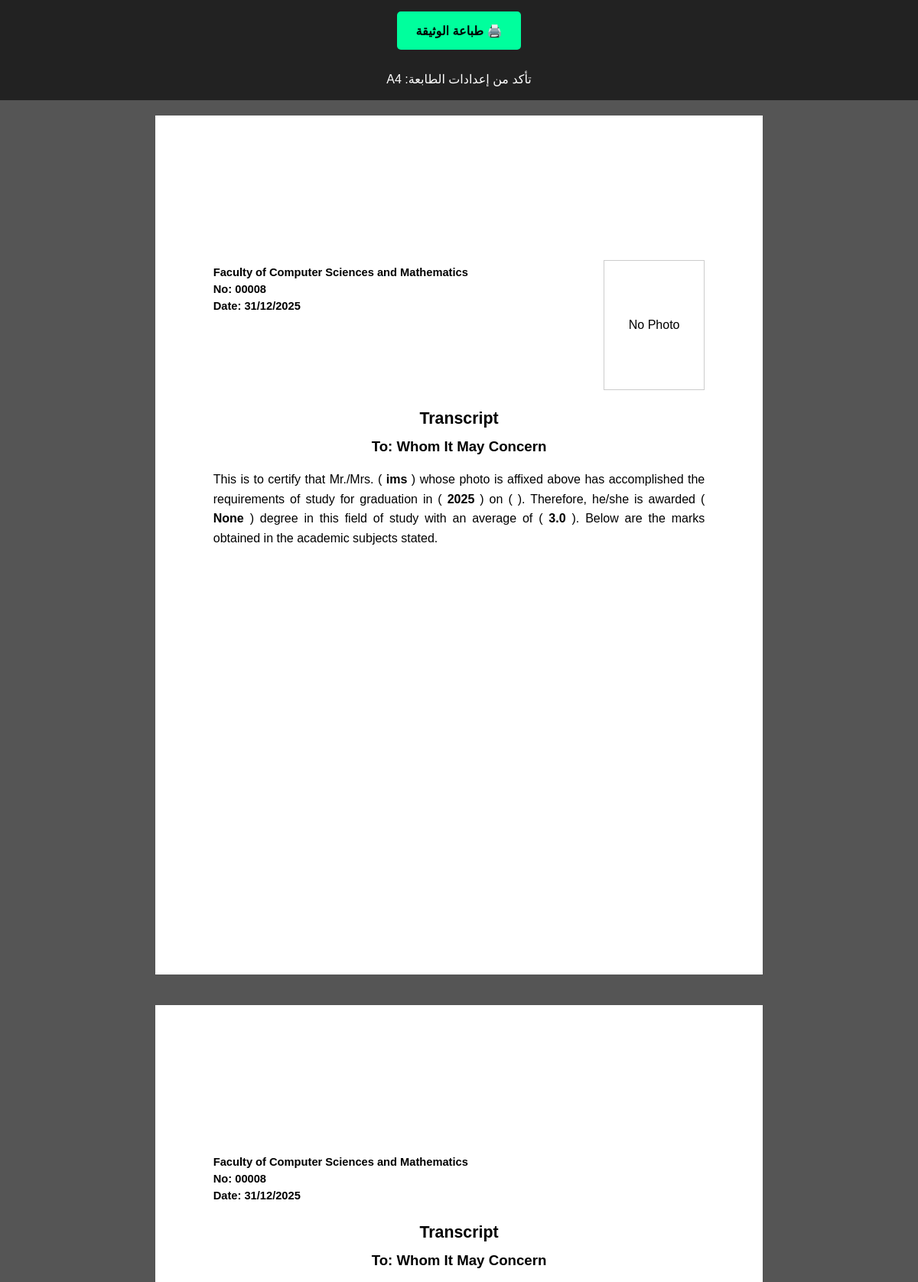
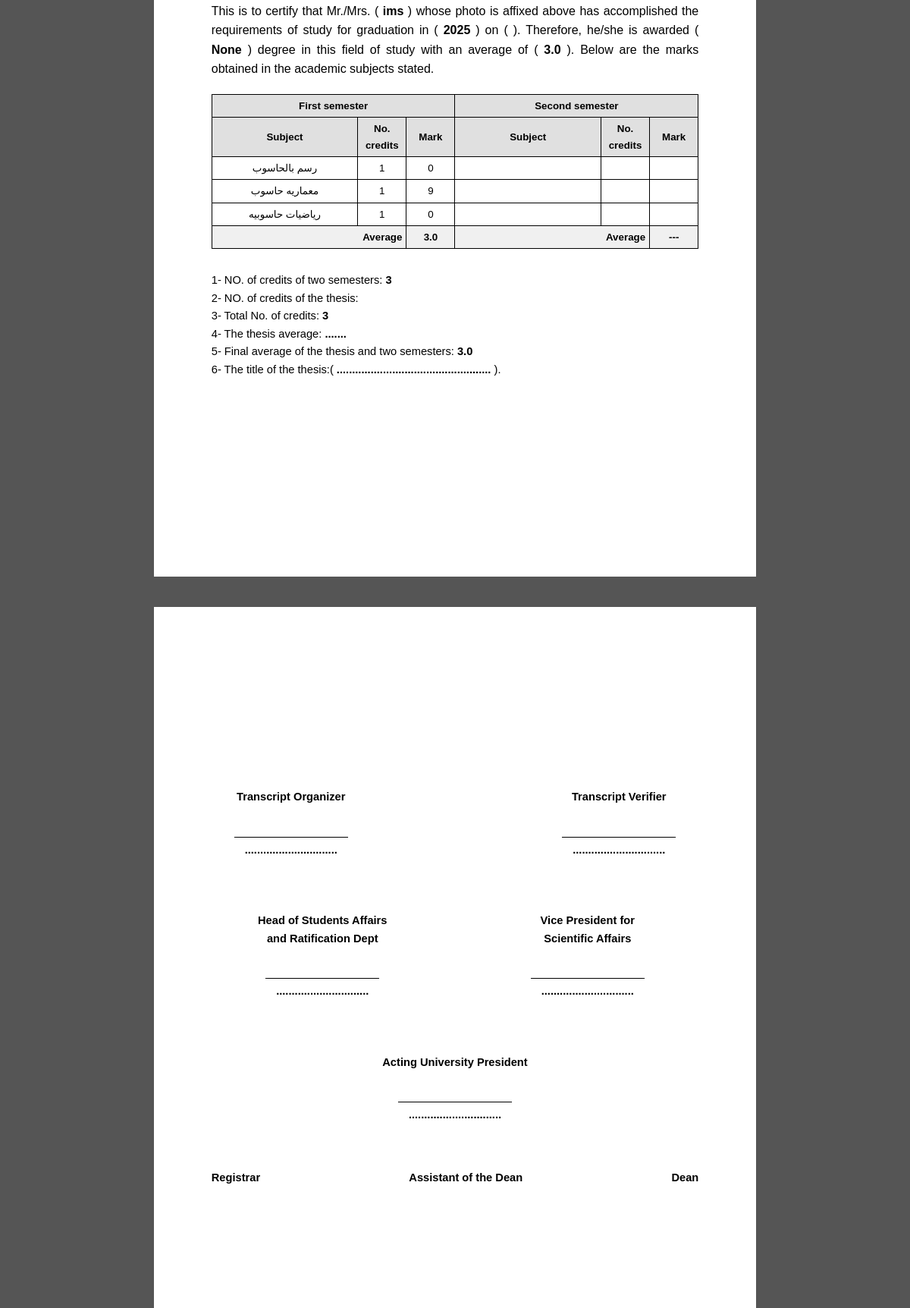
The page /admin/student/8/print_application (signed in, upper part) on the database its author committed (2 pictures, top to bottom).
### tables this page shows
CREATE TABLE students (
            id INTEGER PRIMARY KEY AUTOINCREMENT,
            full_name TEXT NOT NULL,
            student_id TEXT UNIQUE NOT NULL,
            email TEXT,
            phone TEXT,
            college TEXT,
            department TEXT,
            level TEXT,
            image_filename TEXT
        , study_type TEXT, password TEXT, full_name_en TEXT, department_en TEXT, level_en TEXT);

CREATE TABLE admission (
            student_id INTEGER PRIMARY KEY,
            type TEXT,
            year TEXT,
            avg TEXT,
            notes TEXT, graduation_date TEXT, doc_no TEXT, doc_date TEXT,
            FOREIGN KEY (student_id) REFERENCES students (id)
        );

CREATE TABLE courses (
            id INTEGER PRIMARY KEY AUTOINCREMENT,
            student_id INTEGER NOT NULL,
            course_name TEXT NOT NULL,
            semester TEXT,
            credits INTEGER, grade TEXT, coursework_total INTEGER, coursework_breakdown TEXT, final_exam INTEGER,
            FOREIGN KEY (student_id) REFERENCES students (id)
        );

### server.py (the view)
@app.route("/admin/student/<int:student_id>/print_application")
@login_required
def admin_student_print(student_id):
    conn = get_students_db()
    s = conn.execute("SELECT * FROM students WHERE id=?", (student_id,)).fetchone()
    a = conn.execute("SELECT * FROM admission WHERE student_id=?", (student_id,)).fetchone()
    c = conn.execute("SELECT * FROM courses WHERE student_id=?", (student_id,)).fetchall()
    r = conn.execute("SELECT * FROM research WHERE student_id=?", (student_id,)).fetchone()
    comp = conn.execute("SELECT * FROM competency WHERE student_id=?", (student_id,)).fetchone()
    p = conn.execute("SELECT * FROM plan WHERE student_id=?", (student_id,)).fetchone()
    conn.close()
    sum1, cnt1, sum2, cnt2, creds = 0,0,0,0,0
    for co in c:
        try:
            gr = float(co["grade"])
            creds += int(co["credits"])
            if 'أول' in co["semester"]: sum1, cnt1 = sum1+gr, cnt1+1
            elif 'ثاني' in co["semester"]: sum2, cnt2 = sum2+gr, cnt2+1
        except: pass
    return render_template("print_student.html", student=s, admission=a, courses=c, research=r, competency=comp, plan=p,
                           issue_date=datetime.datetime.now(),
                           transcript_number=str(s['id']).zfill(5),
                           avg_sem1=round(sum1/cnt1,2) if cnt1 else '---',
                           avg_sem2=round(sum2/cnt2,2) if cnt2 else '---',
                           course_credits_sum=creds,
                           total_credits_all=creds + (int(r['credits']) if r and r['credits'] else 0),
                           thesis_grade=r['grade'] if r and r['grade'] else '.......')

### server.py (called while the page is built)
@app.before_request
def csrf_protect():
    if request.method == "POST":
        token = session.pop('_csrf_token', None)
        if not token or token != request.form.get('csrf_token'):
            abort(403)

def get_students_db():
    conn = sqlite3.connect(STUDENTS_DB_PATH)
    conn.row_factory = sqlite3.Row
    return conn

def login_required(f):
    @wraps(f)
    def wrapper(*args, **kwargs):
        if "user" not in session:
            return redirect(url_for("login"))
        return f(*args, **kwargs)
    return wrapper

### templates/print_student.html (shortened to what this page needs)
<!DOCTYPE html>
<html lang="en">
<head>
    <link rel="stylesheet" href="{{ url_for('static', filename='css/style.css') }}">
</head>
<body>
    <div class="no-print" style="text-align: center; padding: 15px; background: #222; color: #fff;">
        <button onclick="window.print()" style="padding: 10px 25px; font-size: 16px; cursor: pointer; background: #00ff9d; border: none; font-weight: bold; border-radius: 5px;">🖨️ طباعة الوثيقة</button>
        <br><br>تأكد من إعدادات الطابعة: A4
    </div>
    <div class="sheet ltr">
        <div class="header-container">
            <div class="header-text">
                Faculty of Computer Sciences and Mathematics<br>
                No: {{ transcript_number or '.....' }}<br>
                Date: {{ issue_date.strftime('%d/%m/%Y') if issue_date else '../../....' }}
            </div>
            <div class="photo-frame">
                {% if student.image_filename %}
                    <img src="{{ url_for('static', filename='uploads/' + student.image_filename) }}">
                {% else %}
                    <span>No Photo</span>
                {% endif %}
            </div>
        </div>
        <div class="center-title">
            <div class="main-title">Transcript</div>
            <div class="sub-title">To: Whom It May Concern</div>
        </div>
        <div class="body-text ltr">
            This is to certify that Mr./Mrs. ( <b>{{ student.full_name_en or student.full_name }}</b> ) whose photo is affixed above has accomplished the requirements of study for graduation in ( <b>{{ admission.year }}</b> ) on ( <b>{{ grad_date }}</b> ). Therefore, he/she is awarded ( <b>{{ student.level_en or student.level }}</b> ) degree in this field of study with an average of ( <b>{{ admission.avg }}</b> ). Below are the marks obtained in the academic subjects stated.
        </div>
    </div>
    <div class="sheet ltr">
        <div class="header-container">
            <div class="header-text">
                Faculty of Computer Sciences and Mathematics<br>
                No: {{ transcript_number or '.....' }}<br>
                Date: {{ issue_date.strftime('%d/%m/%Y') if issue_date else '../../....' }}
            </div>
        </div>
        <div class="center-title">
            <div class="main-title">Transcript</div>
            <div class="sub-title">To: Whom It May Concern</div>
        </div>
        <div class="body-text ltr">
            This is to certify that Mr./Mrs. ( <b>{{ student.full_name_en or student.full_name }}</b> ) whose photo is affixed above has accomplished the requirements of study for graduation in ( <b>{{ admission.year }}</b> ) on ( <b>{{ grad_date }}</b> ). Therefore, he/she is awarded ( <b>{{ student.level_en or student.level }}</b> ) degree in this field of study with an average of ( <b>{{ admission.avg }}</b> ). Below are the marks obtained in the academic subjects stated.
        </div>
        <table class="grades-table">
            <thead>
                <tr>
                    <th colspan="3">First semester</th>
                    <th colspan="3">Second semester</th>
                </tr>
                <tr>
                    <th width="30%">Subject</th><th width="10%">No. credits</th><th width="10%">Mark</th>
                    <th width="30%">Subject</th><th width="10%">No. credits</th><th width="10%">Mark</th>
                </tr>
            </thead>
            <tbody>
                {% set sem1 = [] %}{% set sem2 = [] %}
                {% set max_rows = sem1|length if sem1|length > sem2|length else sem2|length %}
                {% for i in range(max_rows) %}
                <tr>
                    <td>{{ sem1[i].course_name if i < sem1|length else '' }}</td>
                    <td>{{ sem1[i].credits if i < sem1|length else '' }}</td>
                    <td>{{ sem1[i].grade if i < sem1|length else '' }}</td>
                    <td>{{ sem2[i].course_name if i < sem2|length else '' }}</td>
                    <td>{{ sem2[i].credits if i < sem2|length else '' }}</td>
                    <td>{{ sem2[i].grade if i < sem2|length else '' }}</td>
                </tr>
                {% endfor %}
                <tr style="background-color: #f0f0f0; font-weight: bold;">
                    <td colspan="2" style="text-align: right; padding-right: 5px;">Average</td>
                    <td>{{ avg_sem1 }}</td>
                    <td colspan="2" style="text-align: right; padding-right: 5px;">Average</td>
                    <td>{{ avg_sem2 }}</td>
                </tr>
            </tbody>
        </table>
        <div class="footer-points ltr">
            <div>1- NO. of credits of two semesters: <b>{{ course_credits_sum }}</b></div>
            <div>2- NO. of credits of the thesis: <b>{{ thesis_credits }}</b></div>
            <div>3- Total No. of credits: <b>{{ total_credits_all }}</b></div>
            <div>4- The thesis average: <b>{{ thesis_grade }}</b></div>
            <div>5- Final average of the thesis and two semesters: <b>{{ admission.avg if admission.avg else '.......' }}</b></div>
            <div>6- The title of the thesis:( <b>{{ research.title if research and research.title else '..................................................' }}</b> ).</div>
        </div>
    </div>
    <div class="sheet ltr">
        <div class="signatures-container ltr">
            <div class="signatures-top">
                <div class="sig-box">
                    <div class="sig-title">Transcript Organizer</div>
                    <div class="sig-name">..............................</div>
                </div>
                <div class="sig-box">
                    <div class="sig-title">Transcript Verifier</div>
                    <div class="sig-name">..............................</div>
                </div>
            </div>
            <div class="signatures-middle">
                <div class="sig-box" style="width: 40%;">
                    <div class="sig-title">Head of Students Affairs<br>and Ratification Dept</div>
                    <div class="sig-name">..............................</div>
                </div>
                <div class="sig-box" style="width: 40%;">
                    <div class="sig-title">Vice President for<br>Scientific Affairs</div>
                    <div class="sig-name">..............................</div>
                </div>
            </div>
            <div class="signatures-bottom">
                <div class="sig-box" style="margin: 0 auto; width: 50%;">
                    <div class="sig-title">Acting University President</div>
                    <div class="sig-name">..............................</div>
                </div>
            </div>
            <div style="display: flex; justify-content: space-between; margin-top: 60px; font-weight: bold; font-size: 11pt;">
                <div>Registrar</div>
                <div>Assistant of the Dean</div>
                <div>Dean</div>
            </div>
        </div>
    </div>
</body>
</html>

### static/css/style.css (style rules this page uses)
:root { --primary-color: #00ff9d; --primary-dark: #00cc7a; --primary-hover: #00e68e; --bg-dark: #050e14; --bg-sidebar: #02080c; --glass-bg: rgba(0, 255, 157, 0.03); --text-main: #ffffff; --text-muted: #b0f2d9; --border-color: rgba(0, 255, 157, 0.25); --error: #ff4f5e; --success: #2ecc71; --input-bg: rgba(0, 0, 0, 0.5); }
* { margin: 0; padding: 0; box-sizing: border-box; font-family: "Cairo", sans-serif; }
html, body { height: 100%; }
body { background-color: var(--bg-dark); color: var(--text-main); display: flex; flex-direction: column; min-height: 100vh; overflow-x: hidden; line-height: 1.6; direction: rtl; transition: background-color 0.3s, color 0.3s; }
button, .btn, .action-btn { height: 50px; padding: 0 30px; border-radius: 10px; border: none; cursor: pointer; font-size: 15px; font-weight: 700; color: #000; background: var(--primary-color); transition: all 0.3s ease; display: inline-flex; align-items: center; justify-content: center; gap: 8px; white-space: nowrap; text-decoration: none !important; }

### templates/print_student.html (style rules this page uses)
body { margin: 0; padding: 0; background: #555; font-family: 'Times New Roman', serif; color: #000; -webkit-print-color-adjust: exact; }
.sheet { width: 210mm; min-height: 297mm; margin: 20px auto; background: white; padding: 50mm 20mm 20mm 20mm; box-sizing: border-box; display: flex; flex-direction: column; page-break-after: always; }
.header-container { display: flex; justify-content: space-between; align-items: flex-start; width: 100%; margin-bottom: 20px; direction: inherit; }
.header-text { font-size: 11pt; font-weight: bold; line-height: 1.5; padding-top: 5px; }
.photo-frame { width: 35mm; height: 45mm; display: flex; align-items: center; justify-content: center; border: 1px solid #ccc; }
.ltr { direction: ltr; }
.ltr .header-text { text-align: left; }
.center-title { text-align: center; font-weight: bold; margin-bottom: 15px; clear: both; }
.main-title { font-size: 16pt; margin-bottom: 5px; }
.sub-title { font-size: 14pt; }
.body-text { font-size: 12pt; line-height: 1.6; text-align: justify; margin-bottom: 20px; }
.body-text b { font-weight: bold; }
.grades-table { width: 100%; border-collapse: collapse; font-size: 10pt; margin-bottom: 20px; direction: ltr; }
.grades-table th, .grades-table td { border: 1px solid #000; padding: 4px; text-align: center; height: 22px; }
.grades-table th { background-color: #e0e0e0 !important; font-weight: bold; }
.footer-points { font-size: 11pt; line-height: 1.6; margin-top: 10px; }
.footer-points.ltr { direction: ltr; text-align: left; }
.signatures-container { margin-top: 50px; width: 100%; }
.signatures-top, .signatures-middle { display: flex; justify-content: space-between; margin-bottom: 70px; padding: 0 30px; }
.signatures-bottom { text-align: center; margin-top: 40px; }
.sig-box { text-align: center; font-weight: bold; font-size: 11pt; }
.sig-title { margin-bottom: 40px; }
.sig-name { border-top: 1px solid #000; padding-top: 5px; min-width: 150px; display: inline-block; }

### rows shown on the page
students: full_name_en "ims", level_en "None"
admission: year "2025", avg "3.0"
courses: course_name "رسم بالحاسوب", credits "1", grade "0"
courses: course_name "معماريه حاسوب", credits "1", grade "9"
courses: course_name "رياضيات حاسوبيه", credits "1", grade "0"

### other values the page prints
{{ transcript_number or '.....' }} "00008"
{{ avg_sem1 }} "3.0"
{{ avg_sem2 }} "---"
{{ course_credits_sum }} "3"
{{ total_credits_all }} "3"
{{ thesis_grade }} "......."
